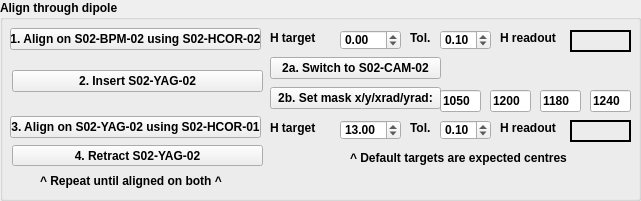
           <widget class="QGroupBox" name="groupBox_4">
            <property name="geometry">
             <rect>
              <x>10</x>
              <y>110</y>
              <width>641</width>
              <height>201</height>
             </rect>
            </property>
            <property name="font">
             <font>
              <weight>75</weight>
              <italic>false</italic>
              <bold>true</bold>
             </font>
            </property>
            <property name="title">
             <string>Align through dipole:</string>
            </property>
            <widget class="QPushButton" name="pushButton_Align_1">
             <property name="geometry">
              <rect>
               <x>10</x>
               <y>28</y>
               <width>251</width>
               <height>22</height>
              </rect>
             </property>
             <property name="text">
              <string>1. Align on S02-BPM-02 using S02-HCOR-02</string>
             </property>
             <property name="checked">
              <bool>false</bool>
             </property>
            </widget>
            <widget class="QPushButton" name="pushButton_Align_4">
             <property name="geometry">
              <rect>
               <x>12</x>
               <y>145</y>
               <width>251</width>
               <height>21</height>
              </rect>
             </property>
             <property name="text">
              <string>4. Retract S02-YAG-02</string>
             </property>
             <property name="checked">
              <bool>false</bool>
             </property>
            </widget>
            <widget class="QPushButton" name="pushButton_Align_2">
             <property name="geometry">
              <rect>
               <x>12</x>
               <y>70</y>
               <width>251</width>
               <height>22</height>
              </rect>
             </property>
             <property name="text">
              <string>2. Insert S02-YAG-02</string>
             </property>
             <property name="checked">
              <bool>false</bool>
             </property>
            </widget>
            <widget class="QLabel" name="label_4">
             <property name="geometry">
              <rect>
               <x>40</x>
               <y>173</y>
               <width>201</width>
               <height>16</height>
              </rect>
             </property>
             <property name="text">
              <string>^ Repeat until aligned on both ^</string>
             </property>
            </widget>
            <widget class="QPushButton" name="pushButton_Align_3">
             <property name="geometry">
              <rect>
               <x>10</x>
               <y>116</y>
               <width>251</width>
               <height>22</height>
              </rect>
             </property>
             <property name="text">
              <string>3. Align on S02-YAG-02 using S02-HCOR-01</string>
             </property>
             <property name="checked">
              <bool>false</bool>
             </property>
            </widget>
            <widget class="QPushButton" name="pushButton_Align_2_A">
             <property name="geometry">
              <rect>
               <x>270</x>
               <y>57</y>
               <width>171</width>
               <height>22</height>
              </rect>
             </property>
             <property name="sizePolicy">
              <sizepolicy hsizetype="Minimum" vsizetype="Fixed">
               <horstretch>0</horstretch>
               <verstretch>0</verstretch>
              </sizepolicy>
             </property>
             <property name="minimumSize">
              <size>
               <width>140</width>
               <height>0</height>
              </size>
             </property>
             <property name="maximumSize">
              <size>
               <width>371</width>
               <height>16777215</height>
              </size>
             </property>
             <property name="text">
              <string>2a. Switch to S02-CAM-02</string>
             </property>
             <property name="checked">
              <bool>false</bool>
             </property>
            </widget>
            <widget class="QPushButton" name="pushButton_Align_2_B">
             <property name="geometry">
              <rect>
               <x>270</x>
               <y>87</y>
               <width>171</width>
               <height>22</height>
              </rect>
             </property>
             <property name="sizePolicy">
              <sizepolicy hsizetype="Minimum" vsizetype="Fixed">
               <horstretch>0</horstretch>
               <verstretch>0</verstretch>
              </sizepolicy>
             </property>
             <property name="minimumSize">
              <size>
               <width>0</width>
               <height>0</height>
              </size>
             </property>
             <property name="maximumSize">
              <size>
               <width>371</width>
               <height>16777215</height>
              </size>
             </property>
             <property name="text">
              <string>2b. Set mask x/y/xrad/yrad:</string>
             </property>
             <property name="checked">
              <bool>false</bool>
             </property>
            </widget>
            <widget class="QDoubleSpinBox" name="doubleSpinBox_x_1">
             <property name="geometry">
              <rect>
               <x>340</x>
               <y>30</y>
               <width>61</width>
               <height>20</height>
              </rect>
             </property>
             <property name="minimum">
              <double>-100.000000000000000</double>
             </property>
             <property name="maximum">
              <double>100.000000000000000</double>
             </property>
             <property name="singleStep">
              <double>0.100000000000000</double>
             </property>
            </widget>
            <widget class="QLabel" name="label_12">
             <property name="geometry">
              <rect>
               <x>410</x>
               <y>30</y>
               <width>31</width>
               <height>16</height>
              </rect>
             </property>
             <property name="font">
              <font>
               <weight>75</weight>
               <bold>true</bold>
              </font>
             </property>
             <property name="text">
              <string>Tol.</string>
             </property>
            </widget>
            <widget class="QLabel" name="label_13">
             <property name="geometry">
              <rect>
               <x>270</x>
               <y>30</y>
               <width>61</width>
               <height>16</height>
              </rect>
             </property>
             <property name="font">
              <font>
               <weight>75</weight>
               <bold>true</bold>
              </font>
             </property>
             <property name="text">
              <string>H target</string>
             </property>
            </widget>
            <widget class="QDoubleSpinBox" name="doubleSpinBox_tol_1">
             <property name="geometry">
              <rect>
               <x>440</x>
               <y>30</y>
               <width>51</width>
               <height>20</height>
              </rect>
             </property>
             <property name="singleStep">
              <double>0.100000000000000</double>
             </property>
             <property name="value">
              <double>0.100000000000000</double>
             </property>
            </widget>
            <widget class="QDoubleSpinBox" name="doubleSpinBox_x_2">
             <property name="geometry">
              <rect>
               <x>340</x>
               <y>120</y>
               <width>61</width>
               <height>20</height>
              </rect>
             </property>
             <property name="minimum">
              <double>-100.000000000000000</double>
             </property>
             <property name="maximum">
              <double>100.000000000000000</double>
             </property>
             <property name="singleStep">
              <double>0.100000000000000</double>
             </property>
             <property name="value">
              <double>13.000000000000000</double>
             </property>
            </widget>
            <widget class="QLabel" name="label_14">
             <property name="geometry">
              <rect>
               <x>270</x>
               <y>120</y>
               <width>61</width>
               <height>16</height>
              </rect>
             </property>
             <property name="font">
              <font>
               <weight>75</weight>
               <bold>true</bold>
              </font>
             </property>
             <property name="text">
              <string>H target</string>
             </property>
            </widget>
            <widget class="QDoubleSpinBox" name="doubleSpinBox_tol_2">
             <property name="geometry">
              <rect>
               <x>440</x>
               <y>120</y>
               <width>51</width>
               <height>20</height>
              </rect>
             </property>
             <property name="singleStep">
              <double>0.100000000000000</double>
             </property>
             <property name="value">
              <double>0.100000000000000</double>
             </property>
            </widget>
            <widget class="QLabel" name="label_15">
             <property name="geometry">
              <rect>
               <x>410</x>
               <y>120</y>
               <width>31</width>
               <height>16</height>
              </rect>
             </property>
             <property name="font">
              <font>
               <weight>75</weight>
               <bold>true</bold>
              </font>
             </property>
             <property name="text">
              <string>Tol.</string>
             </property>
            </widget>
            <widget class="QLabel" name="label_16">
             <property name="geometry">
              <rect>
               <x>500</x>
               <y>30</y>
               <width>71</width>
               <height>16</height>
              </rect>
             </property>
             <property name="font">
              <font>
               <weight>75</weight>
               <bold>true</bold>
              </font>
             </property>
             <property name="text">
              <string>H readout</string>
             </property>
            </widget>
            <widget class="QLabel" name="label_H_1">
             <property name="geometry">
              <rect>
               <x>570</x>
               <y>30</y>
               <width>61</width>
               <height>22</height>
              </rect>
             </property>
             <property name="layoutDirection">
              <enum>Qt::LeftToRight</enum>
             </property>
             <property name="frameShape">
              <enum>QFrame::WinPanel</enum>
             </property>
             <property name="text">
              <string/>
             </property>
             <property name="alignment">
              <set>Qt::AlignLeading|Qt::AlignLeft|Qt::AlignVCenter</set>
             </property>
            </widget>
            <widget class="QLabel" name="label_H_2">
             <property name="geometry">
              <rect>
               <x>570</x>
               <y>120</y>
               <width>61</width>
               <height>22</height>
              </rect>
             </property>
             <property name="layoutDirection">
              <enum>Qt::LeftToRight</enum>
             </property>
             <property name="frameShape">
              <enum>QFrame::WinPanel</enum>
             </property>
             <property name="text">
              <string/>
             </property>
             <property name="alignment">
              <set>Qt::AlignLeading|Qt::AlignLeft|Qt::AlignVCenter</set>
             </property>
            </widget>
            <widget class="QLineEdit" name="lineEdit_maskX">
             <property name="geometry">
              <rect>
               <x>440</x>
               <y>90</y>
               <width>41</width>
               <height>22</height>
              </rect>
             </property>
             <property name="sizePolicy">
              <sizepolicy hsizetype="Preferred" vsizetype="Fixed">
               <horstretch>0</horstretch>
               <verstretch>0</verstretch>
              </sizepolicy>
             </property>
             <property name="text">
              <string>1050</string>
             </property>
            </widget>
            <widget class="QLineEdit" name="lineEdit_maskY">
             <property name="geometry">
              <rect>
               <x>490</x>
               <y>90</y>
               <width>41</width>
               <height>22</height>
              </rect>
             </property>
             <property name="sizePolicy">
              <sizepolicy hsizetype="Preferred" vsizetype="Fixed">
               <horstretch>0</horstretch>
               <verstretch>0</verstretch>
              </sizepolicy>
             </property>
             <property name="text">
              <string>1200</string>
             </property>
            </widget>
            <widget class="QLineEdit" name="lineEdit_maskXRad">
             <property name="geometry">
              <rect>
               <x>540</x>
               <y>90</y>
               <width>41</width>
               <height>22</height>
              </rect>
             </property>
             <property name="sizePolicy">
              <sizepolicy hsizetype="Preferred" vsizetype="Fixed">
               <horstretch>0</horstretch>
               <verstretch>0</verstretch>
              </sizepolicy>
             </property>
             <property name="text">
              <string>1180</string>
             </property>
            </widget>
            <widget class="QLineEdit" name="lineEdit_maskYRad">
             <property name="geometry">
              <rect>
               <x>590</x>
               <y>90</y>
               <width>41</width>
               <height>22</height>
              </rect>
             </property>
             <property name="sizePolicy">
              <sizepolicy hsizetype="Preferred" vsizetype="Fixed">
               <horstretch>0</horstretch>
               <verstretch>0</verstretch>
              </sizepolicy>
             </property>
             <property name="text">
              <string>1240</string>
             </property>
            </widget>
            <widget class="QLabel" name="label_17">
             <property name="geometry">
              <rect>
               <x>500</x>
               <y>120</y>
               <width>71</width>
               <height>16</height>
              </rect>
             </property>
             <property name="font">
              <font>
               <weight>75</weight>
               <bold>true</bold>
              </font>
             </property>
             <property name="text">
              <string>H readout</string>
             </property>
            </widget>
            <widget class="QLabel" name="label_5">
             <property name="geometry">
              <rect>
               <x>350</x>
               <y>150</y>
               <width>231</width>
               <height>16</height>
              </rect>
             </property>
             <property name="text">
              <string>^ Default targets are expected centres</string>
             </property>
            </widget>
           </widget>
